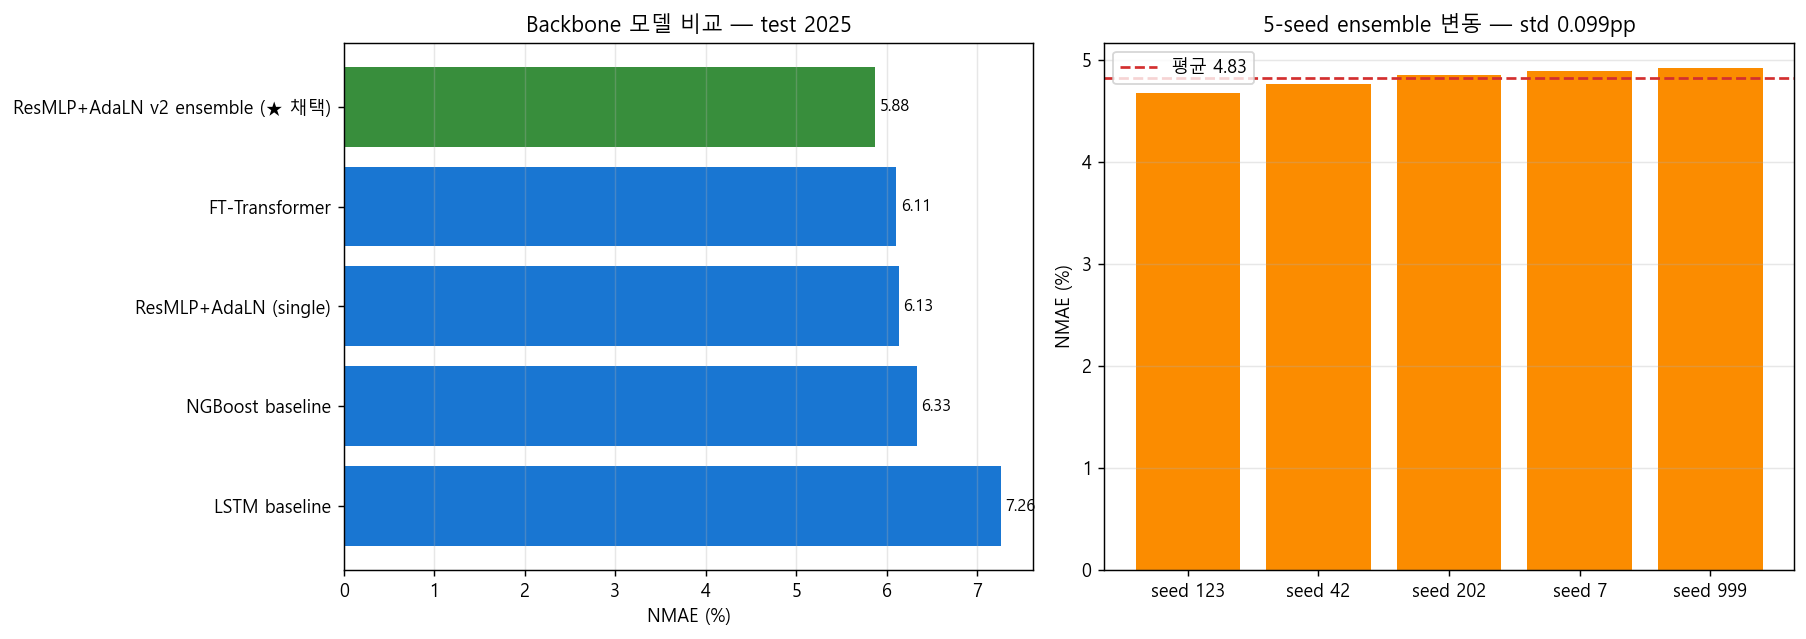

This chart was generated by the following Python code:
"""EDA 02 — Backbone 모델 비교 (왜 ResMLP+AdaLN 인가).

목적:
  60+ 실험 폴더 중 *동일 평가 protocol (test 2025)* 로 비교 가능한 모델들의 NMAE 정리.

→ 모델 함의:
  - LSTM / NGBoost / FT-Transformer / ResMLP+AdaLN 비교
  - ResMLP+AdaLN v2 ensemble 가 종합적으로 최우수
  - tabular 입력 + AdaLN conditioning + ensemble = 본 PoC 에 가장 적합
"""
import sys
from pathlib import Path
import numpy as np
import pandas as pd
import matplotlib.pyplot as plt
sys.path.insert(0, str(Path(__file__).resolve().parents[1] / "eda_v4"))
from _common import ROOT

EDA_DIR = ROOT / "pv/eda_pv_model"

# === 모델별 test_predictions.parquet 로드 + NMAE 산출 ===
def calc_nmae(parquet_path):
    if not parquet_path.exists(): return None
    p = pd.read_parquet(parquet_path)
    cols = p.columns.tolist()
    # 컬럼 이름 일관성 처리
    for c in ('mu_mean', 'pred_cf', 'mu_phase1', 'mu'):
        if c in cols:
            mu = p[c]; break
    else:
        return None
    if 'cf' not in cols: return None
    if 'site_capacity_kw' in cols:
        cap = p['site_capacity_kw']
    else:
        return None
    err_pct = (mu - p['cf']).abs() / 1.0 * 100   # cf 단위가 0~1 이므로 그대로 NMAE
    nmae = err_pct.mean()
    bias = (mu - p['cf']).mean() * 100
    return float(nmae), float(bias), len(p)

models = [
    ('LSTM baseline', 'lstm_baseline/test_predictions.parquet'),
    ('NGBoost baseline', 'ngboost_baseline/test_predictions.parquet'),
    ('FT-Transformer', 'ft_transformer/test_predictions.parquet'),
    ('ResMLP+AdaLN (single)', 'resmlp_adaln/test_predictions.parquet'),
    ('ResMLP+AdaLN v2 (single)', 'resmlp_adaln_v2_clean/test_predictions.parquet'),
    ('ResMLP+AdaLN v2 ensemble (★ 채택)', 'resmlp_adaln_v2_ensemble/ensemble_test.parquet'),
]
rows = []
for name, path in models:
    full = ROOT / 'pv/experiments' / path
    res = calc_nmae(full)
    if res is None:
        print(f"  skip: {name}  ({path})")
        continue
    nmae, bias, n = res
    rows.append({'model': name, 'NMAE': nmae, 'bias_%': bias, 'n': n})
df = pd.DataFrame(rows).sort_values('NMAE')
print("\n[Backbone 모델 비교 — site-level NMAE, test 2025]")
print(df.round(3).to_string(index=False))

# 5-seed ensemble 별도: per_seed_summary.csv
seed = pd.read_csv(ROOT / "pv/experiments/resmlp_adaln_v2_ensemble/per_seed_summary.csv")
print(f"\n[ResMLP+AdaLN v2 ensemble 5-seed]")
print(seed[['seed','nmae','bias','cov80','cov95','nll']].round(3).to_string(index=False))
print(f"  ensemble NMAE: {seed.nmae.mean():.3f}%  (per-seed std {seed.nmae.std():.3f})")

# === 시각화 ===
fig, axes = plt.subplots(1, 2, figsize=(14, 5))

# (a) 모델 비교 막대
ax = axes[0]
colors = ['#388E3C' if '★' in m else '#1976D2' for m in df.model]
ax.barh(df.model, df.NMAE, color=colors)
ax.invert_yaxis()
ax.set_xlabel('NMAE (%)')
ax.set_title('Backbone 모델 비교 — test 2025')
ax.grid(True, alpha=0.3, axis='x')
for i, v in enumerate(df.NMAE):
    ax.text(v+0.05, i, f'{v:.2f}', va='center', fontsize=9)

# (b) 5-seed variance
ax = axes[1]
ax.bar(range(1, 6), seed.sort_values('nmae').nmae, color='#FB8C00')
ax.axhline(seed.nmae.mean(), color='#D32F2F', ls='--', label=f'평균 {seed.nmae.mean():.2f}')
ax.set_xticks(range(1, 6))
ax.set_xticklabels([f'seed {s}' for s in seed.sort_values('nmae').seed])
ax.set_ylabel('NMAE (%)')
ax.set_title(f'5-seed ensemble 변동 — std {seed.nmae.std():.3f}pp')
ax.legend()
ax.grid(True, alpha=0.3, axis='y')

plt.tight_layout()
out = EDA_DIR / "02_model_comparison.png"
plt.savefig(out, dpi=130, bbox_inches='tight')
print(f"\n저장: {out}")

df.to_csv(EDA_DIR / "02_model_comparison.csv", index=False)
print(f"저장: {EDA_DIR / '02_model_comparison.csv'}")
